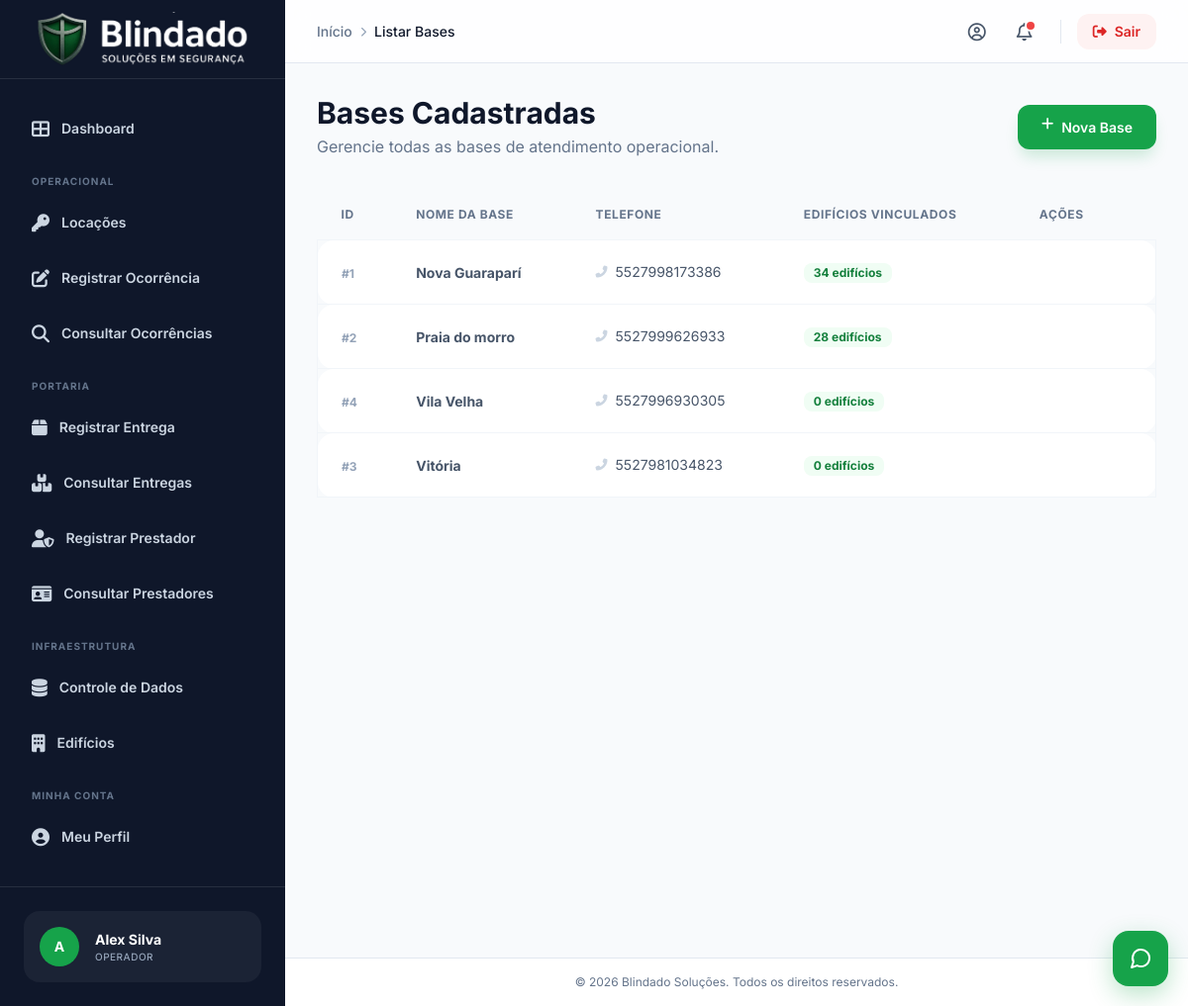
/admin/listar_bases.php (signed in), run on the app's committed database.
### tables this page shows
CREATE TABLE `bases` (
  `id` int(11) NOT NULL,
  `nome` varchar(255) NOT NULL,
  `telefone` varchar(30) DEFAULT NULL
);

### admin/listar_bases.php (the view, shortened to what this page needs)
<?php
require_once 'conexao.php';
$bases = $conn->query("
    SELECT b.id, b.nome, b.telefone, COUNT(e.id) as total_edificios
    FROM bases b
    LEFT JOIN edificios e ON b.id = e.base_id
    GROUP BY b.id, b.nome, b.telefone
    ORDER BY b.nome ASC
")->fetch_all(MYSQLI_ASSOC);
?>
<!DOCTYPE html>
<html lang="pt-br" class="h-full bg-slate-50">
<head>
    <script src="https://cdn.tailwindcss.com"></script>
    <link rel="stylesheet" href="https://cdnjs.cloudflare.com/ajax/libs/font-awesome/6.4.0/css/all.min.css">
    <link rel="stylesheet" href="style_modern.css">
</head>
<body class="h-full text-slate-800 antialiased">
    <div class="flex min-h-screen">
        <?php include 'components/sidebar.php'; ?>
        <div class="flex flex-1 flex-col overflow-hidden">
            <?php include 'components/header.php'; ?>
            <main class="flex-1 overflow-y-auto p-4 sm:p-8 custom-scrollbar">
                <div class="mb-8 flex flex-col gap-4 sm:flex-row sm:items-center sm:justify-between animate-fade-in">
                    <div>
                        <h1 class="text-2xl font-bold text-slate-900 sm:text-3xl">Bases Cadastradas</h1>
                        <p class="mt-1 text-slate-500">Gerencie todas as bases de atendimento operacional.</p>
                    </div>
                    <div class="flex gap-2">
                        <a href="cadastrar_base.php" class="btn-primary">
                            <i class="fas fa-plus"></i>
                            <span>Nova Base</span>
                        </a>
                    </div>
                </div>
                <div class="animate-slide-up">
                    <div class="overflow-x-auto">
                        <table class="admin-table">
                            <thead>
                                <tr>
                                    <th>ID</th>
                                    <th>Nome da Base</th>
                                    <th>Telefone</th>
                                    <th>Edifícios Vinculados</th>
                                    <th class="text-right">Ações</th>
                                </tr>
                            </thead>
                            <tbody>
                                <?php if (empty($bases)): ?>
                                    <tr>
                                        <td colspan="5" class="text-center py-12 text-slate-500 italic">Nenhuma base cadastrada.</td>
                                    </tr>
                                <?php else: ?>
                                    <?php foreach ($bases as $base): ?>
                                        <tr class="group">
                                            <td><span class="text-xs font-bold text-slate-400">#<?= $base['id'] ?></span></td>
                                            <td class="font-bold text-slate-900"><?= htmlspecialchars($base['nome']) ?></td>
                                            <td class="text-sm text-slate-600">
                                                <?php if ($base['telefone']): ?>
                                                    <span class="flex items-center gap-2">
                                                        <i class="fas fa-phone-alt text-slate-300 text-xs"></i>
                                                        <?= htmlspecialchars($base['telefone']) ?>
                                                    </span>
                                                <?php else: ?>
                                                    <span class="text-slate-300 italic">Não informado</span>
                                                <?php endif; ?>
                                            </td>
                                            <td>
                                                <span class="inline-flex items-center rounded-lg bg-primary-50 px-2.5 py-0.5 text-xs font-bold text-primary-700">
                                                    <?= $base['total_edificios'] ?> <?= $base['total_edificios'] == 1 ? 'edifício' : 'edifícios' ?>
                                                </span>
                                            </td>
                                            <td class="text-right">
                                            </td>
                                        </tr>
                                    <?php endforeach; ?>
                                <?php endif; ?>
                            </tbody>
                        </table>
                    </div>
                </div>
            </main>
            <footer class="border-t border-slate-200 bg-white p-4 text-center text-xs text-slate-500">
                <p>&copy; <?php echo date('Y'); ?> Blindado Soluções. Todos os direitos reservados.</p>
            </footer>
        </div>
    </div>
    <?php include 'components/footer.php'; ?>
</body>
</html>

### admin/style_modern.css (style rules this page uses)
:root { --primary-50: #f0fdf4; --primary-100: #dcfce7; --primary-200: #bbf7d0; --primary-300: #86efac; --primary-400: #4ade80; --primary-500: #22c55e; --primary-600: #16a34a; --primary-700: #15803d; --primary-800: #166534; --primary-900: #14532d; }
body { font-family: 'Inter', sans-serif; -webkit-font-smoothing: antialiased; -moz-osx-font-smoothing: grayscale; }
.animate-fade-in { animation: fadeIn 0.5s ease-out forwards; }
.animate-slide-up { animation: slideUp 0.5s ease-out forwards; }
.admin-table { width: 100%; border-separate: true; border-spacing: 0 0.5rem; }
.admin-table thead th { padding: 1rem 1.5rem; text-align: left; font-size: 0.75rem; font-weight: 700; text-transform: uppercase; letter-spacing: 0.05em; color: #64748b; }
.admin-table tbody tr { background-color: white; transition: all 0.2s; }
.admin-table tbody td { padding: 1rem 1.5rem; font-size: 0.875rem; color: #475569; border-top: 1px solid #f1f5f9; border-bottom: 1px solid #f1f5f9; }
.admin-table tbody td:first-child { border-left: 1px solid #f1f5f9; border-top-left-radius: 1rem; border-bottom-left-radius: 1rem; }
.admin-table tbody td:last-child { border-right: 1px solid #f1f5f9; border-top-right-radius: 1rem; border-bottom-right-radius: 1rem; }
.btn-primary { display: inline-flex; items-center: true; justify-content: center; gap: 0.5rem; border-radius: 0.75rem; background-color: #16a34a; padding: 0.75rem 1.5rem; font-size: 0.875rem; font-weight: 600; color: white; box-shadow: 0 10px 15px -3px rgba(22, 163, 74, 0.2); transition: all 0.2s; }

### data on the page
bases: id "1", nome "Nova Guaraparí", telefone "5527998173386", total_edificios "34"
bases: id "2", nome "Praia do morro", telefone "5527999626933", total_edificios "28"
bases: id "4", nome "Vila Velha", telefone "5527996930305", total_edificios "0"
bases: id "3", nome "Vitória", telefone "5527981034823", total_edificios "0"

### other printed values
$avatar_letter "A"
$usuario_nome "Alex Silva"
$categoria_label "OPERADOR"
$crumb['label'] "Início"
$crumb['label'] "Listar Bases"
